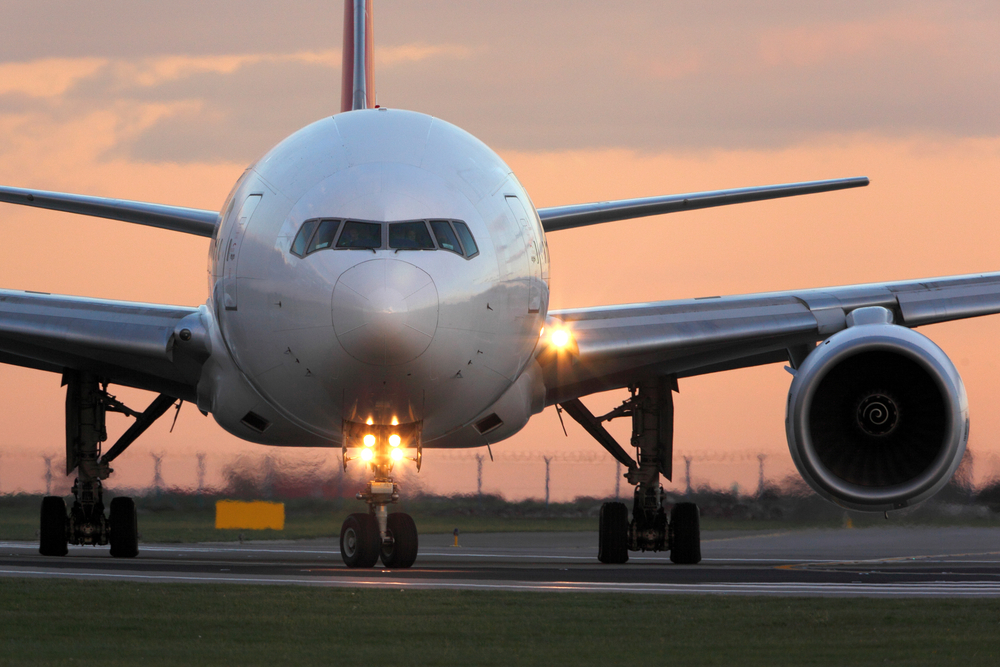
%> input picture Airplane.jpg, 1000 x 667 px
$ octave kadai9.m   (GNU Octave 9; MATLAB toolbox functions it lacks are replaced by stand-ins)
%> lines starting %> are read from the running program, lines starting %| are printed output that depends on the picture
% 課題９ メディアンフィルタと先鋭化
% メディアンフィルターを適用し，ノイズ除去を体験せよ．
% 各自，Lenna以外の画像を用いよ．
% 例

ORG = imread('Airplane.jpg'); % 画像の読み込み
%> ORG is the input picture: size 667x1000x3 uint8; mean R, G, B 135.3, 114.9, 104.9
ORG = rgb2gray(ORG); % 白黒濃淡画像に変換
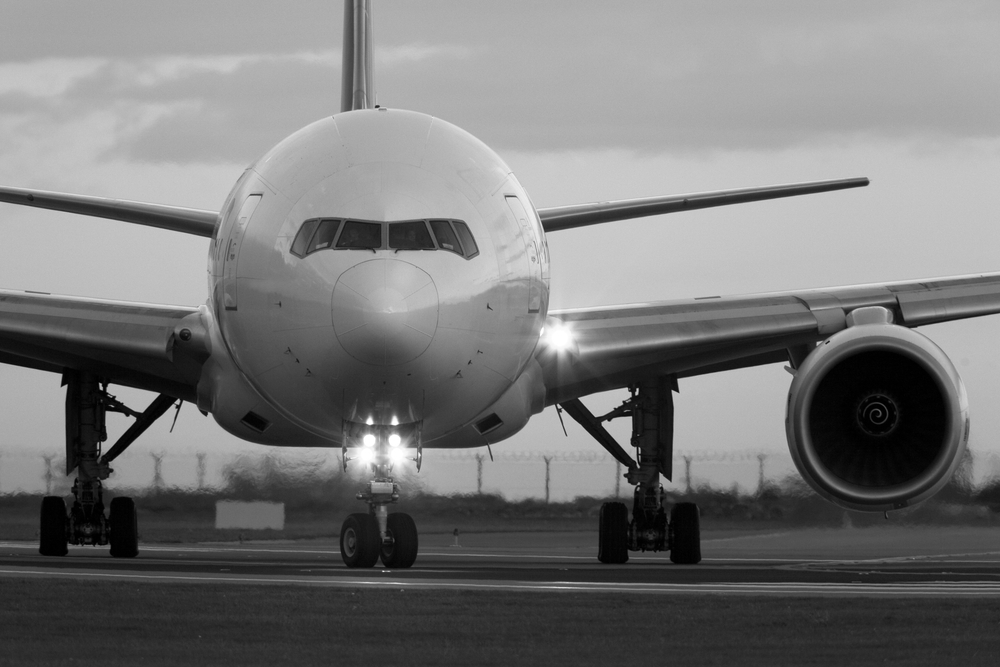
%> ORG: size 667x1000 uint8; min 0, max 255, mean 119.8
imagesc(ORG); colormap(gray); colorbar; % 画像の表示
pause;
ORG = imnoise(ORG,'salt & pepper',0.02); % ノイズ添付
imagesc(ORG); colormap(gray); colorbar; % 画像の表示
pause;
IMG = filter2(fspecial('average',3),ORG); % 平滑化フィルタで雑音除去
imagesc(IMG); colormap(gray); colorbar; % 画像の表示
pause;
IMG = medfilt2(ORG,[3 3]); % メディアンフィルタで雑音除去
%> IMG: size 667x1000 uint8
imagesc(IMG); colormap(gray); colorbar; % 画像の表示
pause;
f=[0,-1,0;-1,5,-1;0,-1,0]; % フィルタの設計
IMG = filter2(f,IMG,'same'); % フィルタの適用
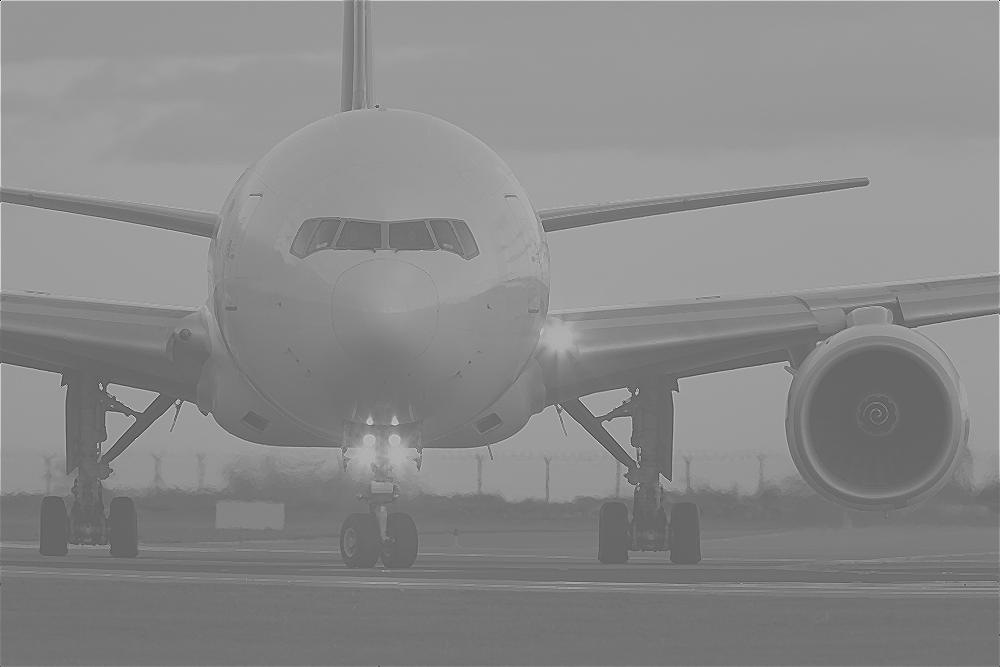
%> IMG: size 667x1000 double; min -350, max 524, mean 120.3; drawn with min black and max white
imagesc(IMG); colormap(gray); colorbar; % 画像の表示
pause;
